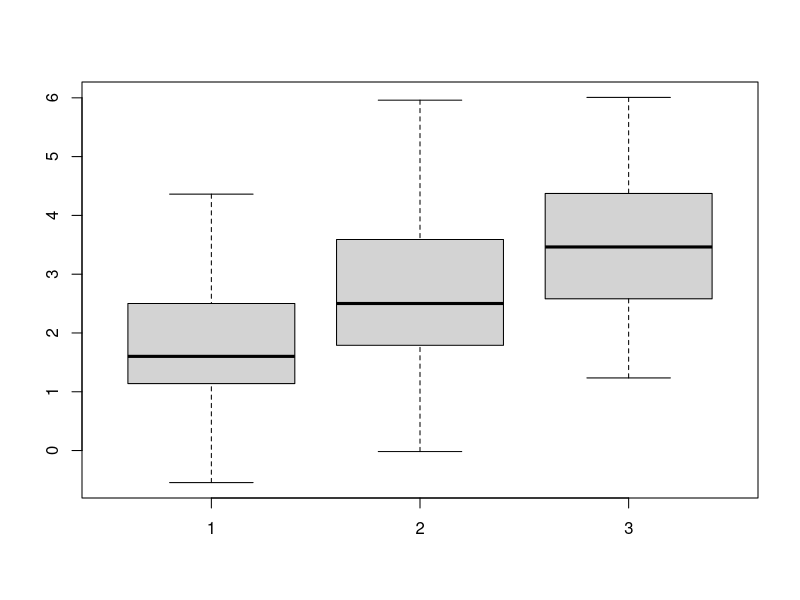
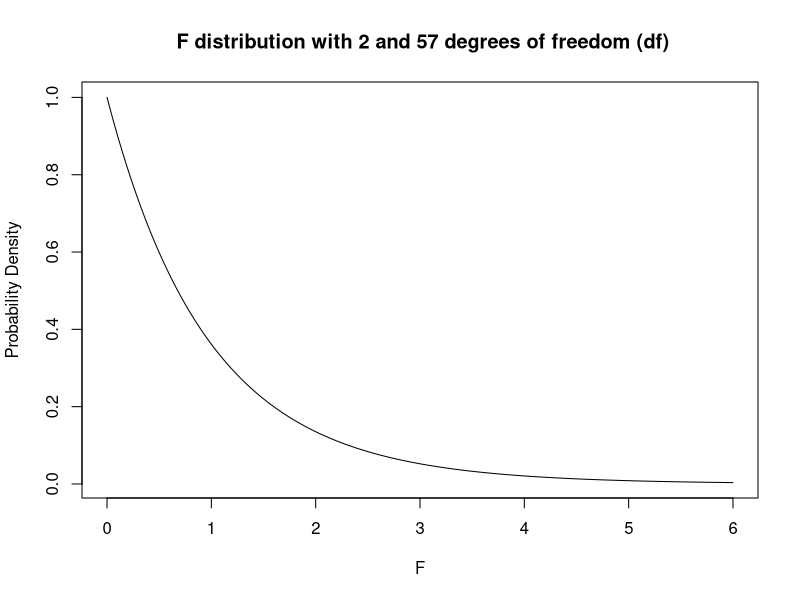
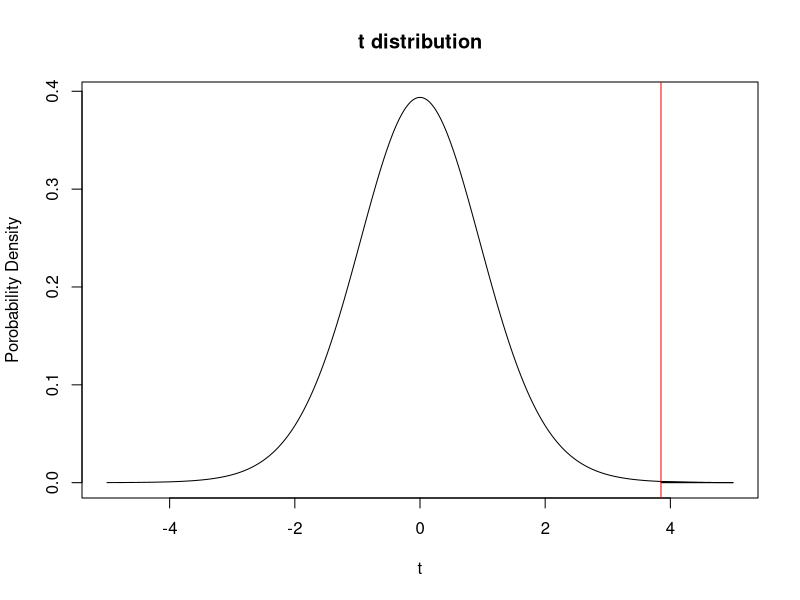

R code for these plots, in order:
## ---- chunk 1
# We are going to need to load a package called dplyr for this. If you do not have 
# the dplyr package, then please run install.packages("dplyr") in the console first.
library(dplyr)
## ---- chunk 2
# Use a sample size of 20 for all of the samples. Set the mean of the first two samples as 2 and set the 
# mean of the last sample as 4. Use a standard deviation of 1.5 for all samples. We are going to call
# the three samples x1, x2, and x3. 
x1 = rnorm(20, mean = 2, sd = 1.5)
x2 = rnorm(20, mean = 2, sd = 1.5)
x3 = rnorm(20, mean = 4, sd = 1.5)
# Let's look at the mean and spread of each of our samples using the boxplot() function. 
boxplot(x1,x2,x3)
## ---- chunk 3
# Let's bind the example data together using cbind() and then put it into a dataframe with data.frame(). 
# Let's call our new dataframe data. 
data = data.frame(cbind(x1,x2,x3))

# Take a look at the dataframe we just made. Right now we have each group organized into a different 
# column. This format is easy for a person to understand but hard for a computer to understand. It is not
# tidy. We need to organize it so that all of the sample values are in one column and the group each 
# value belongs to is in a 2nd column. We can do this very easily with the stack() function which 
# automatically organizes our data this way. 
data = stack(data)
  
# look at our reorganized dataframe and think about how it has changed. 
View(data)  
  
# The last thing we are going to do is use dplyr's rename() function to change the column name "ind" to 
# "group".
data = rename(data, group = ind)

# Now our data is all set for ANOVA!
## ---- chunk 4
# In order to run an ANOVA test, we are going to need to use R's linear regression function lm()
# Why are we using linear regression for ANOVA? Because ANOVA is actually a special application of linear
# regression! We may explore this more in future workshops, but for now do not worry about it. 

# Run help(lm). Focus on the first two arguments. 
help(lm)

# Wait, what is a formula class object? 
# Formula class objects are specified using a tilde (~) and are used to specify a relationship between 
# two vectors.
# Essentially, when you type A~B you are saying that you want to test if variable A is dependent on B.
# The first term is the response variable in your data and the second is the explanatory variable. 
# The specifics of what a formula object actually is in R are complicated and beyond this workshop. 
# If you want more details, look up ?formula after the workshop.  

# Ok, now we can actually use lm() by specifying the formula and data arguments. Run lm and save the 
# output in a variable named Av_object
# Hint: what are our response and explanatory variables? Specify the variables using the column names.
Av_object = lm(values~group,data = data) 

# Now we are ready to actually run the ANOVA test using the anova() function. 
anova(Av_object)

## ---- chunk 5
# Let's create the F distribution using the df function.
# Run help(df) and focus on the first 3 arguments. 
help(df)

# It works almost exactly like the dt function but with 2 inputs for degrees of freedom. 
# df1 is the group degrees of freedom and df2 is for the error degrees of freedom. 
# Go to slide 8 if you need a refresher on how to calculate degrees of freedom. 
# Create a sequence between 0 and 5 using seq() and call it x. 
# Save you f distribution as a variable called fdistr. 
x = seq(0,6,by = 0.001)
fdistr = df(x,df1 = 2, df2 = 57)

# Now let's plot the F distribution. Refer back to how we plotted the t-distribution. 
plot(x,fdistr,type="l",
     xlab="F",
     ylab="Probability Density",
     main =" F distribution with 2 and 57 degrees of freedom (df)")

# append this line of code to look at the rejection region.
# + polygon(c(x[x> = 3.15], max(x), 3.15), c(fdistr[x> = 3.15], 0, 0), col = "red") #

# Scroll back up to our ANOVA table, where does your F value fall on this graph? does it make sense 
# that you were/weren't able to reject the null?
## ---- chunk 6
# Try running help(pairwise.t.test)
help(pairwise.t.test)

# Note that rather than using a formula object, you just specify the two columns you are looking at in 
# your dataframe using dataframe$column_name

# For educational purposes, let's do a pairwise t-test with NO p-value adjustment whatsoever ("none"). 
pairwise.t.test(data$values, data$group, p.adj = "none", alternative = "two.sided")

## ---- chunk 7
# Perform a pairwise t-test using the Bonferroni method ("bonf")
pairwise.t.test(data$values, data$group, p.adj = "bonf",alternative = "two.sided")

# Can you see the difference between the un-adjusted P-values and the adjusted P-values? 
# They have been multiplied by the number of tests you did (3)!
## ---- chunk 8
# Create a t-distribution just like what we did in the t-test section.
x = seq(-5,5,by = 0.001)
tdistr = dt(x,19)
plot(x,tdistr,type = "l",main = "t distribution",xlab = "t",ylab = "Porobability Density") + polygon(c(x[x>=3.85], max(x), 3.85), c(tdistr[x>=3.85], 0, 0), col = "red") + abline(v = 3.85, col = "red")

# Add the code below to your plot to create a rejection region using our altered P-value. 
# + polygon(c(x[x>=3.85], max(x), 3.85), c(tdistr[x>=3.85], 0, 0), col="red") #
# 3.85 is the adjusted critical value for sample size = 20 and 50 tests. 

# Can you even see the rejection region? let's draw a line to make it more clear.
# + abline(v=3.85, col="red") #
## ---- chunk 9
# We are going to create a set of P-values that we theoretically could have gotten from performing 10 
# tests. 
p_values=c(0.38,0.022,0.45,0.04,0.06,0.008,0.001,0.15,0.013,0.59)

# Then, the first step of the Benjamini Hochberg method is to order the P-values from largest to 
# smallest. We are going to do this using the sort() function. Call this sorted vector p_sort
p_sort=sort(p_values)

# Now we are going to create a rank for every p-value. create a list from 1 to 10 using c() and call
# it rank.  
rank = c(1,2,3,4,5,6,7,8,9,10)

# Now use cbind to bind the rank and the sorted P-values into a dataframe (should be familiar to what we
# did when creating the dataframe for ANOVA). Call this new dataframe BH_df. 
BH_df = data.frame(cbind(p_sort,rank))

# The last step is the most important one. We are going to compare our ordered P-values to a set of BH 
# critical values. BH critical values are calculated as i/m*Q where:
# i = the rank of the test. 
# m = the total number of tests. 
# Q equals the false discovery rate we are aiming for (0.05)
# Now we will use the mutate function to create a new column with the critical values for each test.
# The mutate function takes the values from other columns and uses an equation to calculate the values 
# for a new column. 
# the mutate function is in the form mutate(dataframe, new_column_name = equation)
BH_df = mutate(BH_df, critical_val = rank/10*0.05)
print(BH_df)

# Let's look at our dataframe. 
## ---- chunk 10
# Let's perform a pairwise t-test using the Benjamini-Hochberg adjustment. 
# We are going to go back to using the dataframe we made from the three samples we made at the beginning # of this workshop (the one we called data).
pairwise.t.test(data$values, data$group, p.adj = "BH",alternative="two.sided")

## ---- chunk 11
# Do the Bonferroni adjustment one more time and compare it to the BH method.
pairwise.t.test(data$values, data$group, p.adj = "bonf",alternative="two.sided")
